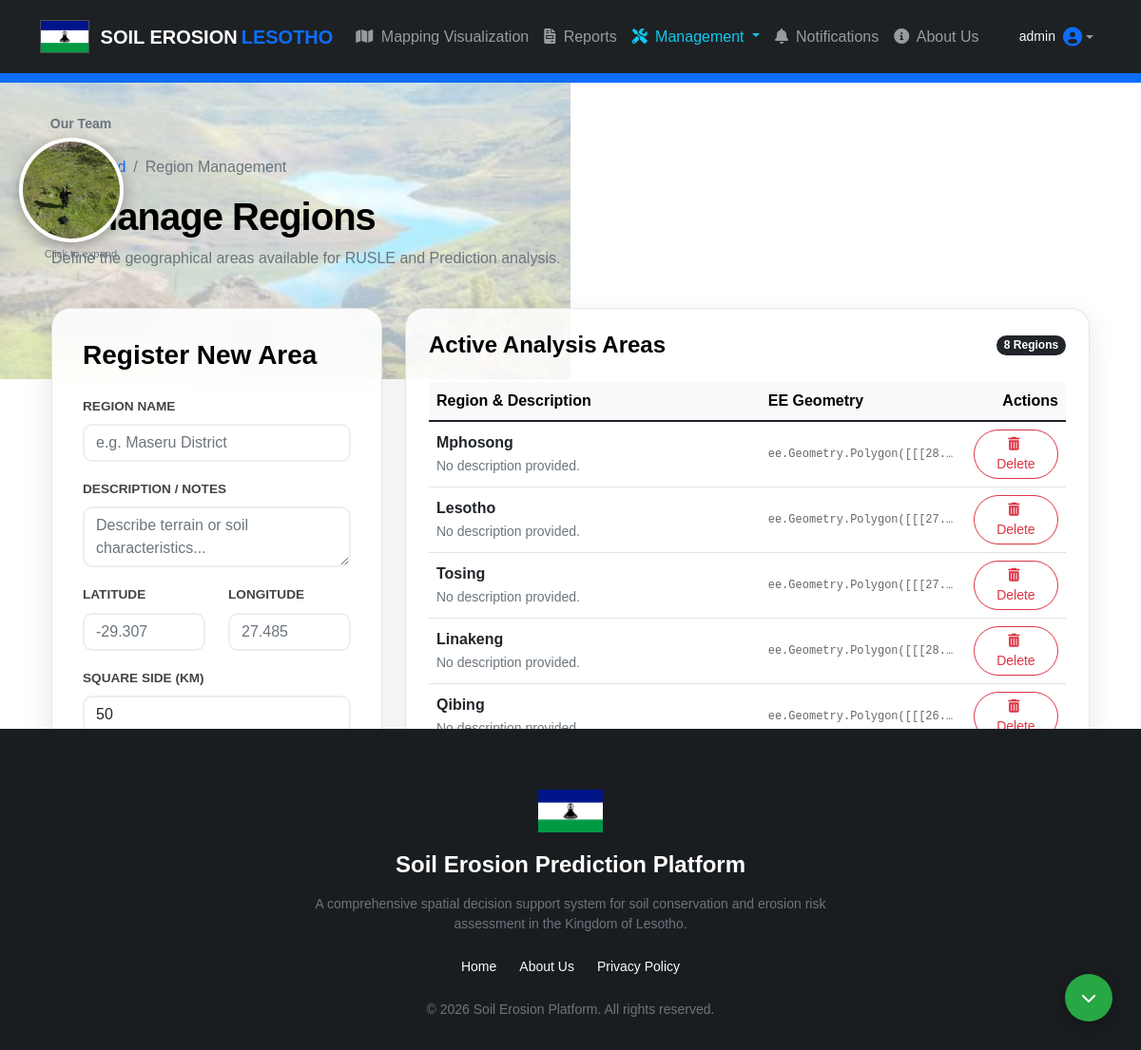
Page /manage_regions (signed in) on the committed database.
### app.py (models this page shows)
class AreaOfInterest(db.Model):
    id = db.Column(db.Integer, primary_key=True)
    region_name = db.Column(db.String(255), nullable=False)
    region_code = db.Column(db.Text, nullable=False) # Stores the EE geometry string
    description = db.Column(db.Text, nullable=True)  # New field for area details
    soil_erosion_estimates = db.relationship('soil_erosion_estimates', backref='area', lazy=True)

### app.py (the view, shortened to what this page needs)
@app.route('/manage_regions', methods=['GET', 'POST'])
def manage_regions():
    if session.get('role') not in ['admin', 'expert']:
        flash('Unauthorized! Only experts or admins can manage regions.', 'danger')
        return redirect(url_for('home'))
    logged_in = session.get('logged_in', False)
    username = session.get('username', None)
    role = session.get('role', None)
    areas = AreaOfInterest.query.all()
    return render_template('manage_regions.html',
                           logged_in=logged_in,
                           username=username,
                           role=role,
                           areas=areas)

### app.py (called while the page is built)
@app.context_processor
def inject_notif_count():
    if session.get('logged_in'):
        role = session.get('role')
        user_id = session.get('user_id')
        count = Notification.query.filter(
            ((Notification.recipient_role == role) | (Notification.sender_id == user_id)),
            (Notification.is_read == False)
        ).count()
        return dict(unread_count=count)
    return dict(unread_count=0)

### templates/manage_regions.html (shortened to what this page needs)
{% extends "base.html" %}
{% block content %}
<div class="container py-4 region-mgmt-container">
    <div class="header-section">
        <nav aria-label="breadcrumb">
            <ol class="breadcrumb">
                <li class="breadcrumb-item"><a href="/" class="text-decoration-none">Dashboard</a></li>
                <li class="breadcrumb-item active">Region Management</li>
            </ol>
        </nav>
        <h1>Manage Regions</h1>
        <p class="text-muted">Define the geographical areas available for RUSLE and Prediction analysis.</p>
    </div>
    <div class="row g-4">
        <div class="col-lg-4">
            <div class="action-card">
                <h3 class="fw-bold mb-4">Register New Area</h3>
                <form method="POST">
                    <div class="mb-3">
                        <label class="form-label">Region Name</label>
                        <input type="text" name="region_name" class="form-control" placeholder="e.g. Maseru District" required>
                    </div>
                    <div class="mb-3">
                        <label class="form-label">Description / Notes</label>
                        <textarea name="description" class="form-control" placeholder="Describe terrain or soil characteristics..." rows="2"></textarea>
                    </div>
                    <div class="row mb-3">
                        <div class="col-6">
                            <label class="form-label">Latitude</label>
                            <input type="number" step="any" name="center_lat" class="form-control" placeholder="-29.307" required>
                        </div>
                        <div class="col-6">
                            <label class="form-label">Longitude</label>
                            <input type="number" step="any" name="center_lon" class="form-control" placeholder="27.485" required>
                        </div>
                    </div>
                    <div class="mb-4">
                        <label class="form-label">Square Side (km)</label>
                        <input type="number" name="distance" class="form-control" value="50" required>
                    </div>
                    <button type="submit" name="action" value="add" class="btn btn-add">
                    </button>
                </form>
            </div>
        </div>
        <div class="col-lg-8">
            <div class="region-table-container">
                <div class="d-flex justify-content-between align-items-center mb-4">
                    <h4 class="mb-0 fw-bold">Active Analysis Areas</h4>
                    <span class="badge bg-dark rounded-pill">{{ areas|length }} Regions</span>
                </div>
                <div class="table-responsive">
                    <table class="table table-hover align-middle">
                        <thead class="table-light">
                            <tr>
                                <th>Region & Description</th>
                                <th>EE Geometry</th>
                                <th class="text-end">Actions</th>
                            </tr>
                        </thead>
                        <tbody>
                            {% for area in areas %}
                            <tr>
                                <td>
                                    <div class="fw-bold text-dark">{{ area.region_name }}</div>
                                    <small class="text-muted">{{ area.description or "No description provided." }}</small>
                                </td>
                                <td>
                                    <code class="ee-code" title="{{ area.region_code }}">{{ area.region_code }}</code>
                                </td>
                                <td class="text-end">
                                    {% if confirm_delete_id == area.id %}
                                        <div class="p-2 border border-danger rounded">
                                            <p class="small text-danger fw-bold mb-2">Delete all reports too?</p>
                                            <form method="POST" class="d-inline">
                                                <input type="hidden" name="area_id" value="{{ area.id }}">
                                                <input type="hidden" name="force" value="true">
                                                <button type="submit" name="action" value="delete" class="btn btn-sm btn-danger">Yes, Delete All</button>
                                            </form>
                                            <a href="{{ url_for('manage_regions') }}" class="btn btn-sm btn-light">Cancel</a>
                                        </div>
                                    {% else %}
                                        <form method="POST" class="d-inline">
                                            <button type="submit" name="action" value="delete" class="btn btn-sm btn-outline-danger px-3 rounded-pill">
                                                <i class="fas fa-trash-alt me-1"></i> Delete
                                            </button>
                                        </form>
                                    {% endif %}
                                </td>
                            </tr>
                            {% endfor %}
                        </tbody>
                    </table>
                </div>
            </div>
        </div>
    </div>
</div>
{% endblock %}

### static/style.css (style rules this page uses)
body { font-family: Arial, sans-serif; }

### templates/manage_regions.html (style rules this page uses)
.region-mgmt-container { color: #000 !important; }
.header-section { margin-bottom: 2.5rem; }
.header-section h1 { font-weight: 800; letter-spacing: -1px; }
.action-card { background: rgba(255, 255, 255, 0.9); backdrop-filter: blur(15px); border: 1px solid rgba(0, 0, 0, 0.1); border-radius: 20px; padding: 2rem; box-shadow: 0 10px 30px rgba(0, 0, 0, 0.1); position: sticky; top: 120px; }
.region-table-container { background: rgba(255, 255, 255, 0.85); border-radius: 20px; padding: 1.5rem; border: 1px solid rgba(0, 0, 0, 0.1); box-shadow: 0 10px 30px rgba(0, 0, 0, 0.1); }
.form-label { font-weight: 700; font-size: 0.85rem; text-transform: uppercase; color: #444; }
.form-control { border-radius: 10px; border: 2px solid #eee; font-weight: 500; }
.btn-add { width: 100%; border-radius: 10px; font-weight: 700; padding: 0.7rem; background: #000; border: none; transition: 0.3s; color: white; }
.ee-code { font-family: monospace; font-size: 0.75rem; color: #666; display: block; max-width: 200px; overflow: hidden; text-overflow: ellipsis; white-space: nowrap; }

### rows in the picture
AreaOfInterest: region_name "Mphosong", description "No description provided.", region_code "ee.Geometry.Polygon([[[28.…"
AreaOfInterest: region_name "Lesotho", description "No description provided.", region_code "ee.Geometry.Polygon([[[27.…"
AreaOfInterest: region_name "Tosing", description "No description provided.", region_code "ee.Geometry.Polygon([[[27.…"
AreaOfInterest: region_name "Linakeng", description "No description provided.", region_code "ee.Geometry.Polygon([[[28.…"
AreaOfInterest: region_name "Qibing", description "No description provided.", region_code "ee.Geometry.Polygon([[[26.…"

### other values in the picture
{{ username }} "admin"
{{ areas|length }} "8"
